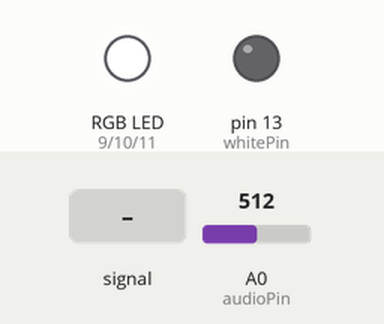
This sketch was run on a simulated Arduino Leonardo, built with avr-gcc and run on an emulated ATmega32U4. Parts: an RGB LED mixed from three pins (HIGH = lit), output pins drawn as LEDs (lit = HIGH). Inputs (shaded band) come from the test bench; at power-on: A0 (audioPin) = 512. Pins used as bus, display or sensor lines are not drawn; what the sketch prints to the serial monitor is not drawn.

Above: at 1.2 s.
1.3 s: A0 (audioPin) fed a 200 Hz sine of ±81 counts around its level
4.3 s: A0 (audioPin) set to 306
At 4.6 s:
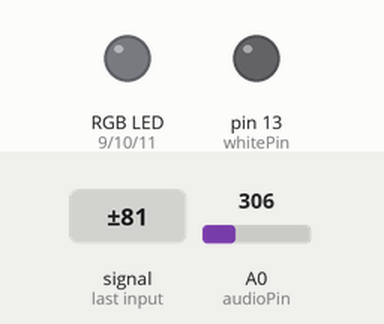
5.8 s: A0 (audioPin) fed a 1000 Hz sine of ±255 counts around its level
8.8 s: A0 (audioPin) set to 511
At 9.3 s:
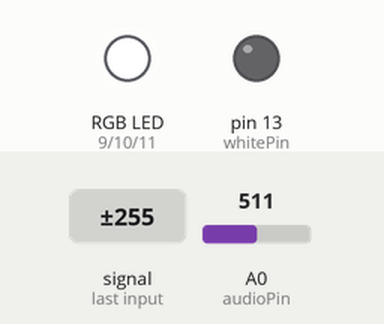
10.3 s: A0 (audioPin) fed a 50 Hz sine of ±306 counts around its level
Timing chart, 0 to 12.3 s (numbered marks = the images above; inputs shaded):
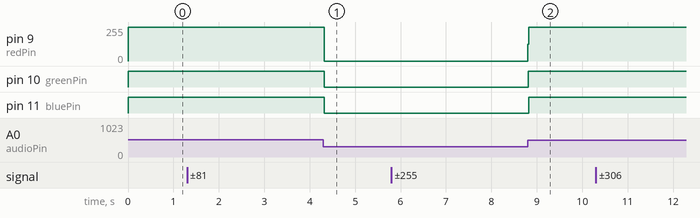

The sketch:

audio_analysis_v3.ino
```cpp
#include "math.h"
#define DEG_TO_RAD(X) (M_PI*(X)/180)

#define steptime 1
#define propgain 0.0005 // "Small Constant"
#define minsaturation 0.7
#define maxsaturation 1
#define redPin 9    // Red LED connected to digital pin 9
#define greenPin 10 // Green LED connected to digital pin 10
#define bluePin 11 // Blue LED connected to digital pin 11
#define whitePin 13 // White LED connected to digital pin 13
#define audioPin 0 // Audio connected to AI0
#define strobePin 4 // MSGEQ7 Strobe Pin
#define resetPin 7 // MSGEQ7 Reset Pin
#define thresholdvoltage 5 // This voltage above the lowest seen will show up in the scaled value.
#define typicalrange 5 // This is the typical voltage difference between quiet and loud.
#define alphashift 0.1 // This is the time constant for shifting the high limit.
#define alphareturn 0.001 // This is the time constant for returning to typical values.
#define alpharead 0.1 // This is the time constant for filtering incoming audio magnitudes.
#define alphalow 0.001 // This is the time constant for moving the low limit.
#define delaytime 1 // Milliseconds between sequential MSGEQ7 readings.

float currentvalue[7] = {45, 50, 40, 45, 45, 90, 100};
float scaledvalue[7];
float limitedvalue[7];

unsigned int typicallow[7] = {45, 50, 40, 45, 45, 90, 100}; // Typical noise floors.
unsigned int typicalhigh[7]; // Approximate max value.

float currentlow[7] = {45, 50, 40, 45, 45, 90, 100}; // Initial noise floor.
float currenthigh[7]; // Initial max value.

unsigned int band[7] = {63, 160, 400, 1000, 2500, 6250, 16000};

void setup() {

  // Configure LED pins.
  pinMode(whitePin, OUTPUT);
  pinMode(redPin, OUTPUT);
  pinMode(greenPin, OUTPUT);
  pinMode(bluePin, OUTPUT);
  TCCR0B = _BV(CS00);
  TCCR1B = _BV(CS10);
  TCCR3B = _BV(CS30);
  TCCR4B = _BV(CS40);
  digitalWrite(whitePin, 0);
  digitalWrite(redPin, 0);
  digitalWrite(greenPin, 0);
  digitalWrite(bluePin, 0);

  // Setup Serial Communication
  Serial.begin(57600);
  Serial.println("Booting up Audio Analysis -- Saikoduino v7");

  // Configure Audio Pins
  pinMode(audioPin, INPUT);
  pinMode(strobePin, OUTPUT);
  pinMode(resetPin, OUTPUT);
  digitalWrite(resetPin, LOW);
  digitalWrite(strobePin, HIGH);
  analogReference(DEFAULT);

  for (int i=0; i<7; i++) {
    currentlow[i] += thresholdvoltage;
    typicallow[i] += thresholdvoltage;
    currenthigh[i] = currentlow[i] + typicalrange;
    typicalhigh[i] = typicallow[i] + typicalrange;
  }
}

void loop() {
  float intensityred = 0;
  float intensitygreen = 0;
  float intensityblue = 0;
  float frequencyred = 0;
  float frequencygreen = 0;
  float frequencyblue = 0;
  float totalpowerred = 0;
  float totalpowergreen = 0;
  float totalpowerblue = 0;
  float maxpowerred = 0;
  float maxpowergreen = 0;
  float maxpowerblue = 0;


  digitalWrite(resetPin, HIGH);
  digitalWrite(resetPin, LOW);
  delayMicroseconds(72);

  for(int i=0; i<7; i++) {
    digitalWrite(strobePin, LOW);
    delayMicroseconds(35);
    unsigned int momentaryvalue = analogRead(audioPin); // Get ADC Value.

    // Filter input audio signal.
    currentvalue[i] = alpharead*(float)momentaryvalue + (1-alpharead)*(float)currentvalue[i];

    // Guarantee that the currentlow is not going to cause negative values in comparisons.
    if (currentlow[i]<thresholdvoltage) currentlow[i]=thresholdvoltage;

    // Set default limited value.
    limitedvalue[i] = currentvalue[i];

    // Automatically generate an expected "current low" value as being the filtered current value plus a threshold.
    currentlow[i] = alphalow*((float)currentvalue[i]+thresholdvoltage) + (1-alphalow)*(float)currentlow[i];

    // If the value is higher than anything seen yet, it is the new high and limit the value.
    if (currentvalue[i] > currenthigh[i]) {
      currenthigh[i] = alphashift*(float)currentvalue[i] + (1-alphashift)*(float)currenthigh[i];
      limitedvalue[i] = currenthigh[i];
    }

    // Limit the value based on the current low.
    if (currentvalue[i] < currentlow[i]) limitedvalue[i] = currentlow[i];

    // Map [currentlow, currenthigh] to [0, 0xFF].

    scaledvalue[i] = (float)(limitedvalue[i]-currentlow[i])/(float)(currenthigh[i]-currentlow[i])*0xFF;

    if (i<2) {
      intensityred += scaledvalue[i]/2;
      totalpowerred += (limitedvalue[i]-currentlow[i]);
      maxpowerred += (currenthigh[i]-currentlow[i]);
      frequencyred += scaledvalue[i]/0xFF*i;
    }
    else if (i<4) {
      intensitygreen += scaledvalue[i]/2;
      totalpowergreen += (limitedvalue[i]-currentlow[i]);
      maxpowergreen += (currenthigh[i]-currentlow[i]);
      frequencygreen += scaledvalue[i]/0xFF*i;
    }
    else if (i<5) {
      intensityblue += scaledvalue[i];
      totalpowerblue += (limitedvalue[i]-currentlow[i]);
      maxpowerblue += (currenthigh[i]-currentlow[i]);
      frequencyblue += scaledvalue[i]/0xFF*i;
    }

    currenthigh[i] = (1-alphareturn)*currenthigh[i]+alphareturn*(currentlow[i]+typicalrange);

    digitalWrite(strobePin, HIGH);
    delayMicroseconds(72);
  }

  analogWrite(redPin, intensityred);
  analogWrite(greenPin, intensitygreen);
  analogWrite(bluePin, intensityblue);

  delay(delaytime);
}
```

Measured:
- after the input at 4.3 s, pin 9 (redPin): 255/255 → 0/255 at once; pin 10 (greenPin), pin 11 (bluePin): HIGH → LOW at once
- after the input at 8.8 s, pin 11 (bluePin): LOW → HIGH at once
